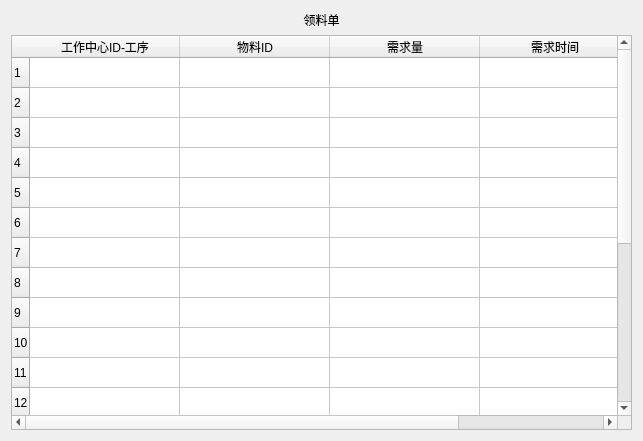
<?xml version="1.0" encoding="UTF-8"?>
<ui version="4.0">
 <class>Form</class>
 <widget class="QWidget" name="Form">
  <property name="geometry">
   <rect>
    <x>0</x>
    <y>0</y>
    <width>643</width>
    <height>441</height>
   </rect>
  </property>
  <property name="windowTitle">
   <string>Form</string>
  </property>
  <layout class="QVBoxLayout" name="verticalLayout">
   <item>
    <widget class="QLabel" name="label">
     <property name="styleSheet">
      <string notr="true">font: 36pt &quot;华文隶书&quot;;</string>
     </property>
     <property name="text">
      <string>领料单</string>
     </property>
     <property name="alignment">
      <set>Qt::AlignCenter</set>
     </property>
    </widget>
   </item>
   <item>
    <widget class="TableWidget" name="tableWidget">
     <property name="styleSheet">
      <string notr="true">font: 18pt &quot;STKaiti&quot;;</string>
     </property>
     <property name="editTriggers">
      <set>QAbstractItemView::NoEditTriggers</set>
     </property>
     <property name="rowCount">
      <number>20</number>
     </property>
     <attribute name="horizontalHeaderDefaultSectionSize">
      <number>150</number>
     </attribute>
     <row/>
     <row/>
     <row/>
     <row/>
     <row/>
     <row/>
     <row/>
     <row/>
     <row/>
     <row/>
     <row/>
     <row/>
     <row/>
     <row/>
     <row/>
     <row/>
     <row/>
     <row/>
     <row/>
     <row/>
     <column>
      <property name="text">
       <string>工作中心ID-工序</string>
      </property>
     </column>
     <column>
      <property name="text">
       <string>物料ID</string>
      </property>
     </column>
     <column>
      <property name="text">
       <string>需求量</string>
      </property>
     </column>
     <column>
      <property name="text">
       <string>需求时间</string>
      </property>
     </column>
    </widget>
   </item>
  </layout>
 </widget>
 <customwidgets>
  <customwidget>
   <class>TableWidget</class>
   <extends>QTableWidget</extends>
   <header location="global">qfluentwidgets</header>
  </customwidget>
 </customwidgets>
 <resources/>
 <connections/>
</ui>
